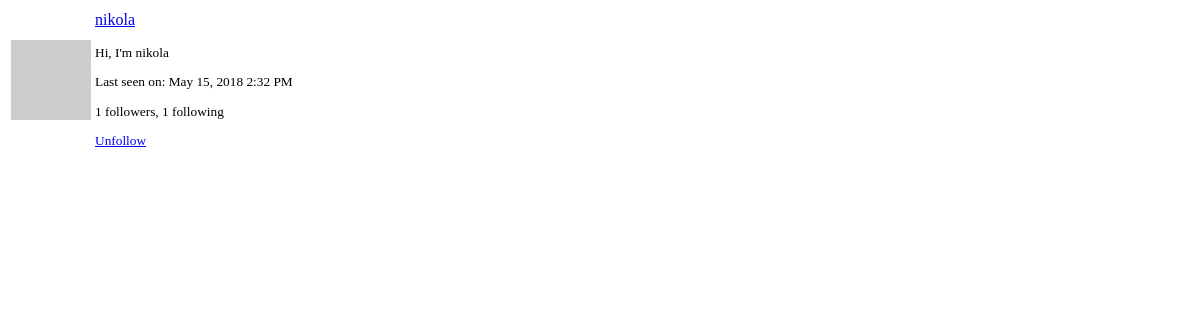
/user/nikola/popup (signed in), run on an earlier commit of the app's database.
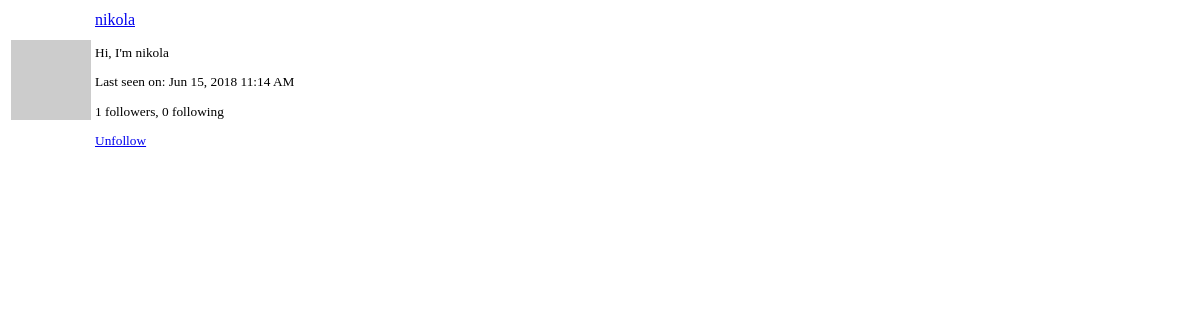
And on a later commit of the database.
### app1/models.py (models this page shows, shortened)
class User(UserMixin, db.Model):
    id = db.Column(db.Integer, primary_key=True)
    username = db.Column(db.String(64), index=True, unique=True)
    email = db.Column(db.String(120), index=True, unique=True)
    password_hash = db.Column(db.String(128))
    posts = db.relationship('Post', backref='author', lazy='dynamic')
    about_me = db.Column(db.String(140))
    last_seen = db.Column(db.DateTime, default=datetime.utcnow)
    follows = db.relationship(
        'User', secondary=followers,
        primaryjoin=(followers.c.follower_id == id),
        secondaryjoin=(followers.c.followed_id == id),
        backref=db.backref('followers', lazy='dynamic'), lazy='dynamic')
    messages_sent = db.relationship('Message', foreign_keys='Message.sender_id',
                                    backref='author', lazy='dynamic')
    messages_received = db.relationship('Message', foreign_keys='Message.recipient_id',
                                        backref='recipient', lazy='dynamic')
    last_message_read_time = db.Column(db.DateTime)
    notifications = db.relationship('Notification', backref='user',
                                    lazy='dynamic')
    tasks = db.relationship('Task', backref='user', lazy='dynamic')
    def avatar(self, size):
        digest = md5(self.email.lower().encode('utf-8')).hexdigest()
        return 'https://www.gravatar.com/avatar/{}?d=identicon&s={}'.format(digest, size)
    def is_following(self, user):
        return self.follows.filter(followers.c.followed_id == user.id).count() > 0

### app1/main/routes.py (the view)
@bp.route('/user/<username>/popup', methods=['GET'])
@login_required
def user_popup(username):
    user = User.query.filter_by(username=username).first_or_404()
    return render_template('main/user_popup.html', user=user)

### app1/main/routes.py (called while the page is built)
@bp.before_app_request
def before_request():
    if current_user.is_authenticated:
        current_user.last_seen = datetime.utcnow()
        db.session.commit()
        g.search_form = SearchForm()
    g.locale = str(get_locale())

### app1/models.py (called while the page is built)
@login.user_loader
def load_user(id):
    return User.query.get(int(id))

    @classmethod
    def before_commit(cls, session):
        session._changes = {
            'add': [obj for obj in session.new if isinstance(obj, cls)],
            'update': [obj for obj in session.dirty if isinstance(obj, cls)],
            'delete': [obj for obj in session.deleted if isinstance(obj, cls)]
        }

    @classmethod
    def after_commit(cls, session):
        for obj in session._changes['add']:
            if isinstance(obj, SearchableMixin):
                add_to_index(obj.__tablename__, obj)
        for obj in session._changes['update']:
            if isinstance(obj, SearchableMixin):
                add_to_index(obj.__tablename__, obj)
        for obj in session._changes['delete']:
            if isinstance(obj, SearchableMixin):
                remove_from_index(obj.__tablename__, obj)
        session._changes = None

### app1/templates/main/user_popup.html
<table class="table">
    <tr>
        <td width="64" style="border: 0px;"><img src="{{ user.avatar(64) }}"></td>
        <td style="border: 0px;">
            <p>
                <a href="{{ url_for('main.user', username=user.username) }}">
                    {{ user.username }}
                </a>
            </p>
            <small>
                {% if user.about_me %}<p>{{ user.about_me }}</p>{% endif %}
                {% if user.last_seen %}
                <p>{{ _('Last seen on') }}:
                   {{ moment(user.last_seen).format('lll') }}</p>
                {% endif %}
                <p>{{ _('%(count)d followers', count=user.followers.count()) }},
                   {{ _('%(count)d following', count=user.follows.count()) }}</p>
                {% if user != current_user %}
                    {% if not current_user.is_following(user) %}
                    <a href="{{ url_for('main.follow', username=user.username) }}">
                        {{ _('Follow') }}
                    </a>
                    {% else %}
                    <a href="{{ url_for('main.unfollow', username=user.username) }}">
                        {{ _('Unfollow') }}
                    </a>
                    {% endif %}
                {% endif %}
            </small>
        </td>
    </tr>
</table>

What changed in the data, as far as the page shows it:
changed User "nikola": last_seen "May 15, 2018 2:32 PM" → "Jun 15, 2018 11:14 AM"
Also different on the page:
text no longer shown: "1 following"
text now shown: "0 following"
